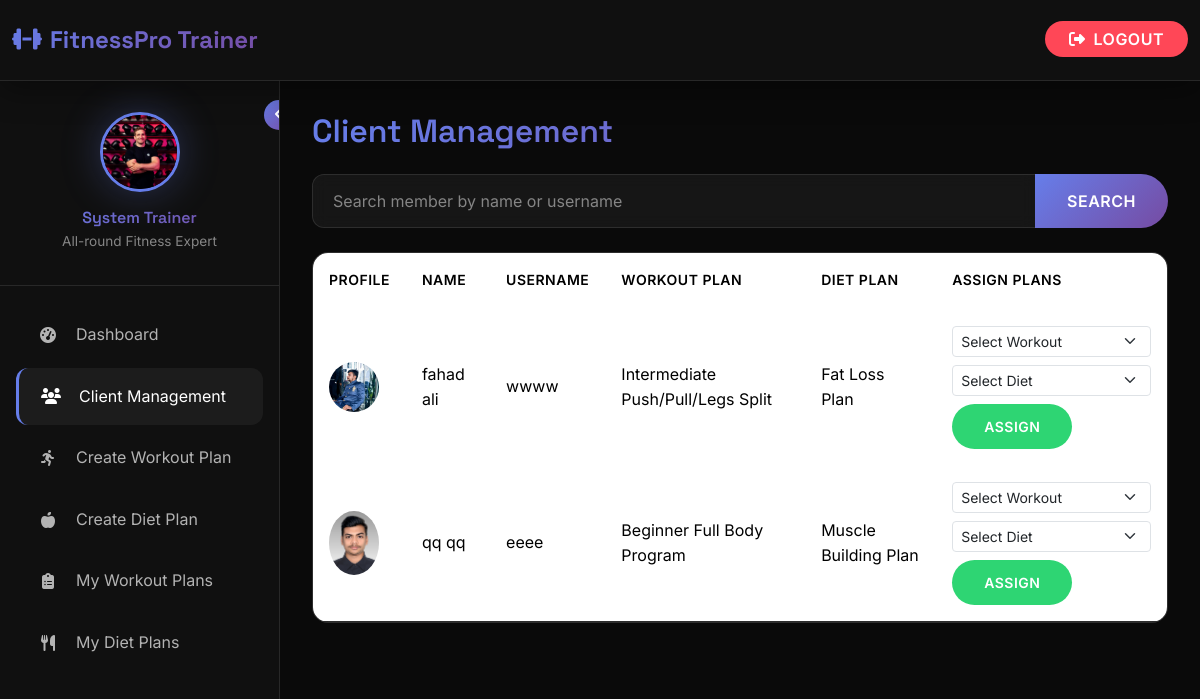
Page /trainer/clients (signed in) on the committed database.
### gym_management/gym_app/models.py (models this page shows, shortened)
class Trainer(models.Model):
    first_name = models.CharField(max_length=50)
    last_name = models.CharField(max_length=50)
    email = models.CharField(max_length=50, null=True, blank=True)
    phone_number = models.CharField(max_length=20)
    username = models.CharField(max_length=150, unique=True)
    password = models.CharField(max_length=100)
    specialization = models.CharField(max_length=200, null=True, blank=True)
    image = models.ImageField(upload_to="trainers/", default="trainers/default.png", null=True, blank=True)
    created_at = models.DateTimeField(auto_now_add=True)

class Gym_user(models.Model):
    first_name = models.CharField(max_length=50)
    last_name = models.CharField(max_length=50)
    dob = models.DateField()
    phone_number = models.CharField(max_length=20)
    image = models.ImageField(upload_to="users_profile_images/", default="users_profile_images/default.png", null=True, blank=True)
    weight = models.IntegerField(null=True, blank=True)
    height = models.IntegerField(null=True, blank=True)
    date_of_joining = models.DateTimeField(auto_now_add=True)
    email = models.CharField(max_length=50, null=True, blank=True)
    username = models.CharField(max_length=150, unique=True)
    password = models.CharField(max_length=100)
    address = models.ForeignKey(Address, on_delete=models.CASCADE, null=True, blank=True)
    gender = models.ForeignKey(Gender, on_delete=models.CASCADE)
    gym_split = models.ForeignKey(Gym_split, on_delete=models.CASCADE, null=True, blank=True)
    muscle_strength = models.ForeignKey(Muscle_strength, on_delete=models.CASCADE, null=True, blank=True)
    membership_plan = models.ForeignKey(MembershipPlan, on_delete=models.CASCADE, null=True, blank=True)
    payment_proof = models.ImageField(upload_to="payment_proofs/", null=True, blank=True)
    is_approved = models.BooleanField(default=False)
    is_blocked = models.BooleanField(default=False)
    membership_start_date = models.DateField(null=True, blank=True)
    membership_end_date = models.DateField(null=True, blank=True)
    reminder_sent = models.BooleanField(default=False)
    assigned_trainer = models.ForeignKey(Trainer, on_delete=models.SET_NULL, null=True, blank=True, related_name='assigned_members')
    trainer_requested = models.BooleanField(default=False)
    assigned_workout_plan = models.ForeignKey(WorkoutPlan, on_delete=models.SET_NULL, null=True, blank=True)
    assigned_diet_plan = models.ForeignKey(DietPlan, on_delete=models.SET_NULL, null=True, blank=True)

class WorkoutPlan(models.Model):
    trainer = models.ForeignKey(Trainer, on_delete=models.CASCADE, related_name='workout_plans')
    name = models.CharField(max_length=200)
    description = models.TextField()
    difficulty_level = models.CharField(max_length=50, choices=[
        ('beginner', 'Beginner'),
        ('intermediate', 'Intermediate'),
        ('advanced', 'Advanced')
    ])
    created_at = models.DateTimeField(auto_now_add=True)
    is_default = models.BooleanField(default=False)

class DietPlan(models.Model):
    trainer = models.ForeignKey(Trainer, on_delete=models.CASCADE, related_name='diet_plans')
    name = models.CharField(max_length=200)
    description = models.TextField()
    total_calories = models.IntegerField(null=True, blank=True)
    created_at = models.DateTimeField(auto_now_add=True)
    is_default = models.BooleanField(default=False)

### gym_management/gym_app/views.py (the view)
# urls.py: path('trainer/clients', views.trainer_clients, name='trainer_clients'),
def trainer_clients(request):
    if 'trainer_id' not in request.session:
        return redirect('/trainer_login')
    trainer = Trainer.objects.get(id=request.session['trainer_id'])
    query = request.GET.get('q', '')
    members = Gym_user.objects.filter(assigned_trainer=trainer)
    if query:
        members = members.filter(
            Q(first_name__icontains=query) |
            Q(last_name__icontains=query) |
            Q(username__icontains=query)
        )
    context = {
        'trainer': trainer,
        'members': members,
        'workout_plans': WorkoutPlan.objects.filter(trainer=trainer),
        'diet_plans': DietPlan.objects.filter(trainer=trainer),
        'query': query
    }
    return render(request, 'trainer/client_management.html', context)

### gym_management/gym_app/context_processors.py (called while the page is built)
def logged_in_user(request):
    user = None
    trainer = None
    if request.session.get('user_id'):
        try:
            user = Gym_user.objects.get(id=request.session['user_id'])
        except Gym_user.DoesNotExist:
            user = None
    elif request.session.get('trainer_id'):
        try:
            trainer = Trainer.objects.get(id=request.session['trainer_id'])
        except Trainer.DoesNotExist:
            trainer = None
    return {'logged_in_user': user, 'logged_in_trainer': trainer}

def gym_info_context(request):
    gym_info = GymInfo.objects.first()
    return {
        'gym_info': gym_info
    }

### gym_management/gym_app/templates/trainer/client_management.html (shortened to what this page needs)
{% extends 'base_trainer.html' %}
{% block content %}
<h2 class="gradient-text mb-4">Client Management</h2>
<form method="get" class="mb-4">
  <div class="input-group">
    <input type="text" class="form-control" name="q" placeholder="Search member by name or username" value="{{ query }}">
    <button class="btn btn-primary" type="submit">Search</button>
  </div>
</form>
{% if members %}
<div class="table-responsive">
  <table class="table table-hover">
    <thead>
      <tr>
        <th>Profile</th>
        <th>Name</th>
        <th>Username</th>
        <th>Workout Plan</th>
        <th>Diet Plan</th>
        <th>Assign Plans</th>
      </tr>
    </thead>
    <tbody>
      {% for m in members %}
      <tr>
        <td><img src="{{ m.image.url }}" width="50" class="rounded-circle"></td>
        <td>{{ m.first_name }} {{ m.last_name }}</td>
        <td>{{ m.username }}</td>
        <td>{{ m.assigned_workout_plan.name|default:"Not Assigned" }}</td>
        <td>{{ m.assigned_diet_plan.name|default:"Not Assigned" }}</td>
        <td>
          <form method="post" action="{% url 'assign_plan_to_member' %}">
            <select name="workout_plan_id" class="form-select form-select-sm mb-2">
              <option value="">Select Workout</option>
            </select>
            <select name="diet_plan_id" class="form-select form-select-sm mb-2">
              <option value="">Select Diet</option>
            </select>
            <button type="submit" class="btn btn-success btn-sm">Assign</button>
          </form>
        </td>
      </tr>
      {% endfor %}
    </tbody>
  </table>
</div>
{% else %}
<p>No members found.</p>
{% endif %}
{% endblock %}

### gym_management/gym_app/templates/base_trainer.html (shortened to what this page needs)
{% load static %}
<!DOCTYPE html>
<html lang="en">
<head>
    <link href="https://cdn.jsdelivr.net/npm/bootstrap@5.3.2/dist/css/bootstrap.min.css" rel="stylesheet">
    <link rel="stylesheet" href="https://cdnjs.cloudflare.com/ajax/libs/font-awesome/6.5.0/css/all.min.css">
    <link href="https://unpkg.com/aos@2.3.1/dist/aos.css" rel="stylesheet">
</head>
<body>
    <div class="admin-wrapper">
        <nav class="navbar navbar-expand-lg admin-navbar">
            <div class="container-fluid">
                <a class="navbar-brand" href="{% url 'trainer_dashboard' %}">
                    <i class="fas fa-dumbbell me-2"></i>FitnessPro Trainer
                </a>
                <div class="ms-auto">
                    <a href="{% url 'logout' %}" class="logout-btn">
                        <i class="fas fa-sign-out-alt me-2"></i>Logout
                    </a>
                </div>
            </div>
        </nav>
        <aside class="admin-sidebar" id="adminSidebar">
            <button class="sidebar-toggle d-none d-lg-block" onclick="toggleSidebar()">
                <i class="fas fa-angle-left" id="toggleIcon"></i>
            </button>
            <div class="admin-user-info">
                <div class="admin-user-avatar-container" id="trainer-avatar-container">
                    {% if trainer.image %}
                        <img src="{{ trainer.image.url }}" class="admin-user-avatar" id="trainer-profile-avatar" alt="Trainer Avatar">
                    {% else %}
                        <img src="{% static 'images/find_user.png' %}" class="admin-user-avatar" id="trainer-profile-avatar" alt="Trainer Avatar">
                    {% endif %}
                </div>
                <div class="trainer-details">
                    <h6 class="gradient-text">{{ trainer.first_name }} {{ trainer.last_name }}</h6>
                    <small   style = "color : var(--text-muted)"  >{{ trainer.specialization|default:"Fitness Trainer" }}</small>
                </div>
            </div>
            <nav class="admin-nav">
                <div class="admin-nav-item">
                    <a href="{% url 'trainer_dashboard' %}" class="admin-nav-link {% if request.path == '/trainer/dashboard' %}active{% endif %}">
                        <i class="fas fa-tachometer-alt"></i>
                        <span>Dashboard</span>
                    </a>
                </div>
                <div class="admin-nav-item">
                    <a href="{% url 'trainer_clients' %}" class="admin-nav-link {% if request.path == '/trainer/clients' %}active{% endif %}">
                        <i class="fas fa-users"></i>
                        <span>Client Management</span>
                    </a>
                </div>
                <div class="admin-nav-item">
                    <a href="{% url 'create_workout_plan_page' %}" class="admin-nav-link {% if request.path == '/trainer/create-workout-plan' %}active{% endif %}">
                        <i class="fas fa-running"></i>
                        <span>Create Workout Plan</span>
                    </a>
                </div>
                <div class="admin-nav-item">
                    <a href="{% url 'create_diet_plan_page' %}" class="admin-nav-link {% if request.path == '/trainer/create-diet-plan' %}active{% endif %}">
                        <i class="fas fa-apple-alt"></i>
                        <span>Create Diet Plan</span>
                    </a>
                </div>
                <div class="admin-nav-item">
                    <a href="{% url 'trainer_workout_plans' %}" class="admin-nav-link {% if request.path == '/trainer/workout-plans' %}active{% endif %}">
                        <i class="fas fa-clipboard-list"></i>
                        <span>My Workout Plans</span>
                    </a>
                </div>
                <div class="admin-nav-item">
                    <a href="{% url 'trainer_diet_plans' %}" class="admin-nav-link {% if request.path == '/trainer/diet-plans' %}active{% endif %}">
                        <i class="fas fa-utensils"></i>
                        <span>My Diet Plans</span>
                    </a>
                </div>
            </nav>
        </aside>
        <main class="admin-content" id="adminContent">
            {% block content %}{% endblock %}
        </main>
    </div>
</body>
</html>

### rows in the picture
Trainer: image (picture), first_name "System", last_name "Trainer", specialization "All-round Fitness Expert"
Gym_user: image (picture), first_name "fahad", last_name "ali", username "wwww", assigned_workout_plan.name "Intermediate Push/Pull/Legs Split", assigned_diet_plan.name "Fat Loss Plan"
Gym_user: image (picture), first_name "qq", last_name "qq", username "eeee", assigned_workout_plan.name "Beginner Full Body Program", assigned_diet_plan.name "Muscle Building Plan"
